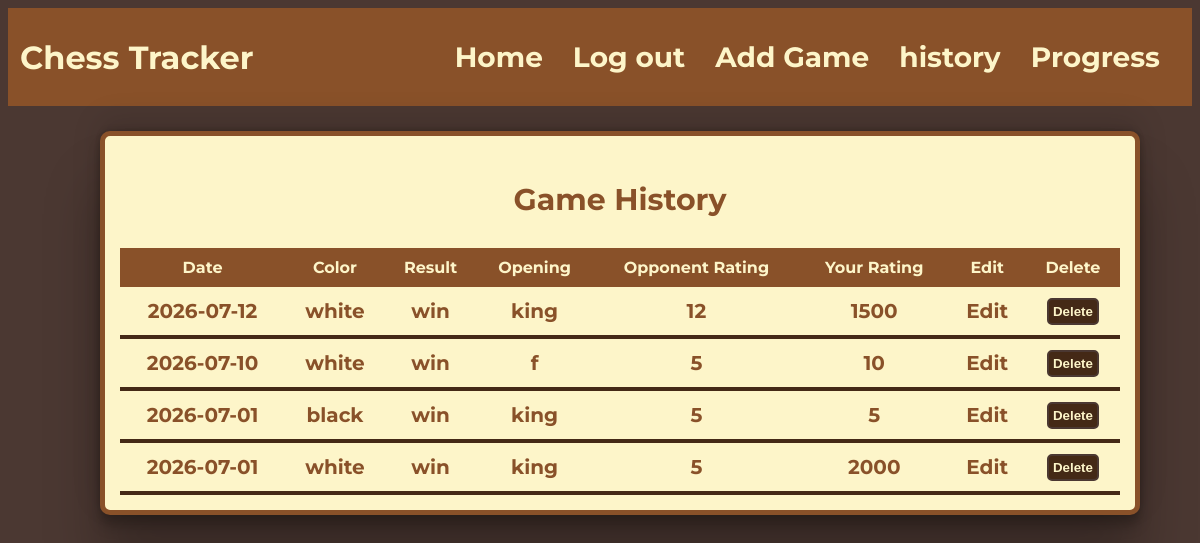
Screenshot of /history (signed in) with the database file from the repository.
### tables this page shows
CREATE TABLE games (id INTEGER PRIMARY KEY AUTOINCREMENT, user_id INTEGER , date TEXT, color TEXT, result TEXT, opening TEXT, opponent_rating INTEGER, user_rating INTEGER, FOREIGN KEY (user_id) REFERENCES users(user_id));

### app.py (the view)
@app.route("/history")
@login_required
def history():
        game_history = db.execute("SELECT * FROM games WHERE user_id = ? ORDER BY date DESC",session.get("user_id"))
        return render_template("history.html", game_history = game_history )

### app.py (called while the page is built)
def login_required(f):
    @wraps(f)
    def decorated_function(*args, **kwargs):
        if session.get("user_id") is None:
            return redirect("/login")
        return f(*args, **kwargs)
    return decorated_function

### templates/history.html (shortened to what this page needs)
{% extends "layout.html" %}
{% block main %}
    <div class ="card2">
        <h3 class="center-text-head">
            Game History
        </h3>
        <table>
            <thead>
                <tr >
                    <th >Date</th>
                    <th >Color</th>
                    <th >Result</th>
                    <th >Opening</th>
                    <th >Opponent Rating</th>
                    <th >Your Rating</th>
                    <th >Edit</th>
                    <th >Delete</th>
                </tr>
            </thead>
            <tbody>
                {% for game in game_history %}
                <tr>
                    <td class = "center-text1">{{ game.date }}</td>
                    <td class = "center-text1">{{ game.color }}</td>
                    <td class = "center-text1">{{ game.result }}</td>
                    <td class = "center-text1">{{ game.opening }}</td>
                    <td class = "center-text1">{{ game.opponent_rating }}</td>
                    <td class = "center-text1">{{ game.user_rating }}</td>
                    <td class = "center-text1"> <a class ="color" href="/edit/{{ game.id }}">Edit</a></td>
                    <td class = "center-text1"><form action="/delete/{{ game.id }}" method="post"><button class = "button1" type="submit">Delete</button>
                    </form>
                    </td>
                </tr>
                {% else %}
                <tr>
                    <h3 class="center-text-head">no games loged yet </h3>
                </tr>
                {% endfor %}
            </tbody>
        </table>
    </div>
{% endblock %}

### templates/layout.html (shortened to what this page needs)
<!DOCTYPE html>
<html lang="en">
    <head>
         <link rel="stylesheet" href="/static/styles.css">
    </head>
    <body>
    <nav class="navbar">
        <div class="logo">
            <a class ="a" href="/">Chess Tracker</a>
        </div>
        <ul class="nav-links">
            <li><a class ="a" href="{{ url_for('home') }}">Home</a></li>
            {% if session["user_id"] %}
                <li ><a class ="a" href="{{ url_for('logout') }}">Log out</a></li>
                <li><a class ="a" href="{{ url_for('add') }}">Add Game</a></li>
                <li><a class ="a" href="{{ url_for('history') }}">history</a></li>
                <li><a class ="a" href="{{ url_for('progress') }}">Progress</a></li>
            {% else %}
                <li><a class ="a" href="{{ url_for('login') }}">Log in</a></li>
                <li><a class ="a" href="{{ url_for('register') }}">Register</a></li>
            {% endif %}
        </ul>
    </nav>
        <main class="container py-5 text-center">{% block main %}{% endblock %}</main>
    </body>
</html>

### static/styles.css (style rules this page uses)
:root { --primary-brown: #4b3832; --cream: #fdf5c9; --secondary-brown: #895129; --secondary-brown-dark: #442916; }
body { font-family: "Montserrat", sans-serif; color : var(--cream) ; background-color: var(--primary-brown); }
.navbar { display: flex; flex-direction: row; justify-content: space-between; background-color: var(--secondary-brown); padding : 12px ; align-items: center }
.nav-links { display: flex; flex-direction: row; justify-content: flex-end; padding : 20px ; gap : 30px ; font-size: 28px; }
.logo { display: flex; flex-direction: row; justify-content: flex-start; font-size: 32px; }
ul { list-style-type: none; padding: 0; margin: 0; }
.a { font-family: "Montserrat", sans-serif; color : var(--cream) ; text-decoration: none; position: relative; display: inline-block; cursor: pointer; font-weight: bold; cursor: pointer; background: linear-gradient(to right, var(--primary-brown) 50%, var(--cream) 50%); background-size: 200% 100%; background-position: right bottom; -webkit-background-clip: text; background-clip:text; -webkit-text-fill-color: transparent; transition: background-position 0.4s ease-out; }
main { width: 100%; max-width : 1000px; margin: 0 auto; padding: 25px; }
.button1 { border-radius:5px; border: 2px solid var(--primary-brown); padding: 4px; font-weight: bold; color:var(--cream); background-color: var(--secondary-brown-dark); transition: background-color 0.2s ease-in-out, color 0.2s ease-in-out; }
.center-text1 { text-align: center; font-size: 20px; font-family: "Montserrat", sans-serif; margin: 5px auto; }
.center-text-head { text-align: center; font-size: 30px; font-family: "Montserrat", sans-serif; }
.card2 { background-color: var(--cream); color : var(--secondary-brown); padding: 15px; border-radius: 10px; box-shadow: rgba(0, 0, 0, 0.25) 0px 54px 55px, rgba(0, 0, 0, 0.12) 0px -12px 30px, rgba(0, 0, 0, 0.12) 0px 4px 6px, rgba(0, 0, 0, 0.17) 0px 12px 13px, rgba(0, 0, 0, 0.09) 0px -3px 5px; width: 100%; max-width : 1000px; margin: 0 auto; border: 5px solid; }
table { width: 100%; border-collapse: collapse }
th,td { padding: 10px; }
th { background-color: var(--secondary-brown); color: var(--cream); }
td { border-bottom:4px solid var(--secondary-brown-dark); font-weight: bold; }
.color { font-family: "Montserrat", sans-serif; text-decoration: none; position: relative; display: inline-block; cursor: pointer; font-weight: bold; cursor: pointer; background: linear-gradient(to right, var(--secondary-brown-dark) 50%, var(--secondary-brown) 50%); background-size: 200% 100%; background-position: right bottom; -webkit-background-clip: text; background-clip:text; -webkit-text-fill-color: transparent; transition: background-position 0.4s ease-out; }
a::after { content: ''; position: absolute; width: 100%; transform: scaleX(0); height: 2px; bottom: -4px; left: 0; background-color: var(--primary-brown); transform-origin: bottom center; transition: transform 0.3s ease-out; }

### rows the page displays
games: date "2026-07-12", color "white", result "win", opening "king", opponent_rating "12", user_rating "1500"
games: date "2026-07-10", color "white", result "win", opening "f", opponent_rating "5", user_rating "10"
games: date "2026-07-01", color "black", result "win", opening "king", opponent_rating "5", user_rating "5"
games: date "2026-07-01", color "white", result "win", opening "king", opponent_rating "5", user_rating "2000"
